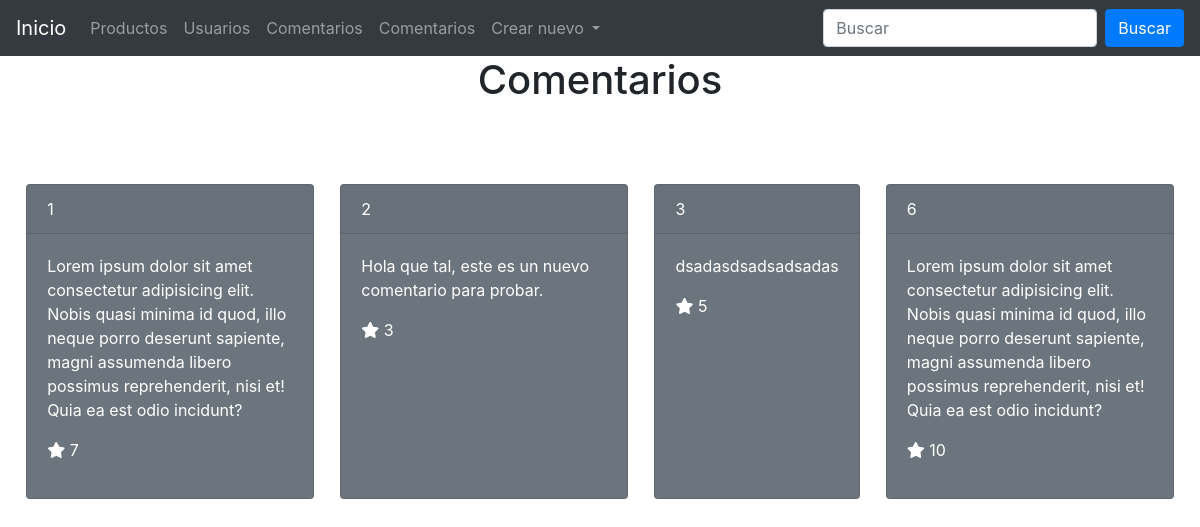
Page /descripcion/ on the committed database.
### proyecto_app/models.py (models this page shows)
class Descripcion(models.Model):
    comentario = models.CharField(max_length=500)
    puntuacion = models.IntegerField()

### proyecto_app/views.py (the view)
# urls.py: path("descripcion/", descripcion, name="descripcion"),
def descripcion(request):
    descripcion = Descripcion.objects.all()
    context = {'descripcion':descripcion}
    return render(request, 'descripcion.html', context = context)

### Templates/Descripcion.html
{% extends "base.html" %}
{% block titulo %}
    <h1 style="text-align:center">Comentarios</h1>
{% endblock %}
{% block contenido %}
  {% for descripciones in descripcion %}
    <div class="card text-white bg-secondary mb-3" style="max-width: 18rem;">
     <div class="card-header">{{descripciones.id}}</div>
      <div class="card-body">
       <p class="card-text">{{descripciones.comentario}}</p>
       <p><i class="fa-solid fa-star"></i> {{descripciones.puntuacion}}</p>
     </div>
    </div>
  {% endfor %}
{% endblock %}

### rows in the picture
Descripcion: id "1", comentario "Lorem ipsum dolor sit amet consectetur adipisicing elit. Nobis quasi minima id quod, illo neque porro deserunt sapiente, magni assumenda libero possimus reprehenderit, nisi et! Quia ea est odio incidunt?", puntuacion "7"
Descripcion: id "2", comentario "Hola que tal, este es un nuevo comentario para probar.", puntuacion "3"
Descripcion: id "3", comentario "dsadasdsadsadsadas", puntuacion "5"
Descripcion: id "6", comentario "Lorem ipsum dolor sit amet consectetur adipisicing elit. Nobis quasi minima id quod, illo neque porro deserunt sapiente, magni assumenda libero possimus reprehenderit, nisi et! Quia ea est odio incidunt?", puntuacion "10"
